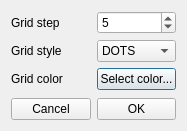
<?xml version="1.0" encoding="UTF-8"?>
<ui version="4.0">
 <class>DialogGridSettings</class>
 <widget class="QDialog" name="DialogGridSettings">
  <property name="windowModality">
   <enum>Qt::ApplicationModal</enum>
  </property>
  <property name="geometry">
   <rect>
    <x>0</x>
    <y>0</y>
    <width>187</width>
    <height>131</height>
   </rect>
  </property>
  <property name="sizePolicy">
   <sizepolicy hsizetype="Fixed" vsizetype="Fixed">
    <horstretch>0</horstretch>
    <verstretch>0</verstretch>
   </sizepolicy>
  </property>
  <property name="minimumSize">
   <size>
    <width>187</width>
    <height>131</height>
   </size>
  </property>
  <property name="maximumSize">
   <size>
    <width>187</width>
    <height>131</height>
   </size>
  </property>
  <property name="windowTitle">
   <string>Grid Settings</string>
  </property>
  <property name="windowIcon">
   <iconset>
    <normaloff>../../Downloads/grid.ico</normaloff>../../Downloads/grid.ico</iconset>
  </property>
  <property name="modal">
   <bool>true</bool>
  </property>
  <layout class="QGridLayout" name="gridLayout">
   <item row="0" column="1">
    <widget class="QSpinBox" name="spinGridStep">
     <property name="minimum">
      <number>1</number>
     </property>
     <property name="maximum">
      <number>50</number>
     </property>
     <property name="value">
      <number>5</number>
     </property>
    </widget>
   </item>
   <item row="3" column="1">
    <spacer name="verticalSpacer">
     <property name="orientation">
      <enum>Qt::Vertical</enum>
     </property>
     <property name="sizeHint" stdset="0">
      <size>
       <width>20</width>
       <height>40</height>
      </size>
     </property>
    </spacer>
   </item>
   <item row="1" column="0">
    <widget class="QLabel" name="label_2">
     <property name="text">
      <string>Grid style</string>
     </property>
    </widget>
   </item>
   <item row="2" column="1">
    <widget class="QPushButton" name="btnSelectColor">
     <property name="text">
      <string>Select color...</string>
     </property>
    </widget>
   </item>
   <item row="2" column="0">
    <widget class="QLabel" name="label_3">
     <property name="text">
      <string>Grid color</string>
     </property>
    </widget>
   </item>
   <item row="1" column="1">
    <widget class="QComboBox" name="cbGridStyle">
     <property name="currentIndex">
      <number>1</number>
     </property>
     <item>
      <property name="text">
       <string>LINES</string>
      </property>
     </item>
     <item>
      <property name="text">
       <string>DOTS</string>
      </property>
     </item>
    </widget>
   </item>
   <item row="0" column="0">
    <widget class="QLabel" name="label">
     <property name="text">
      <string>Grid step</string>
     </property>
    </widget>
   </item>
   <item row="4" column="1">
    <widget class="QPushButton" name="btnOK">
     <property name="text">
      <string>OK</string>
     </property>
    </widget>
   </item>
   <item row="4" column="0">
    <widget class="QPushButton" name="btnCancel">
     <property name="text">
      <string>Cancel</string>
     </property>
    </widget>
   </item>
  </layout>
 </widget>
 <resources/>
 <connections/>
</ui>
